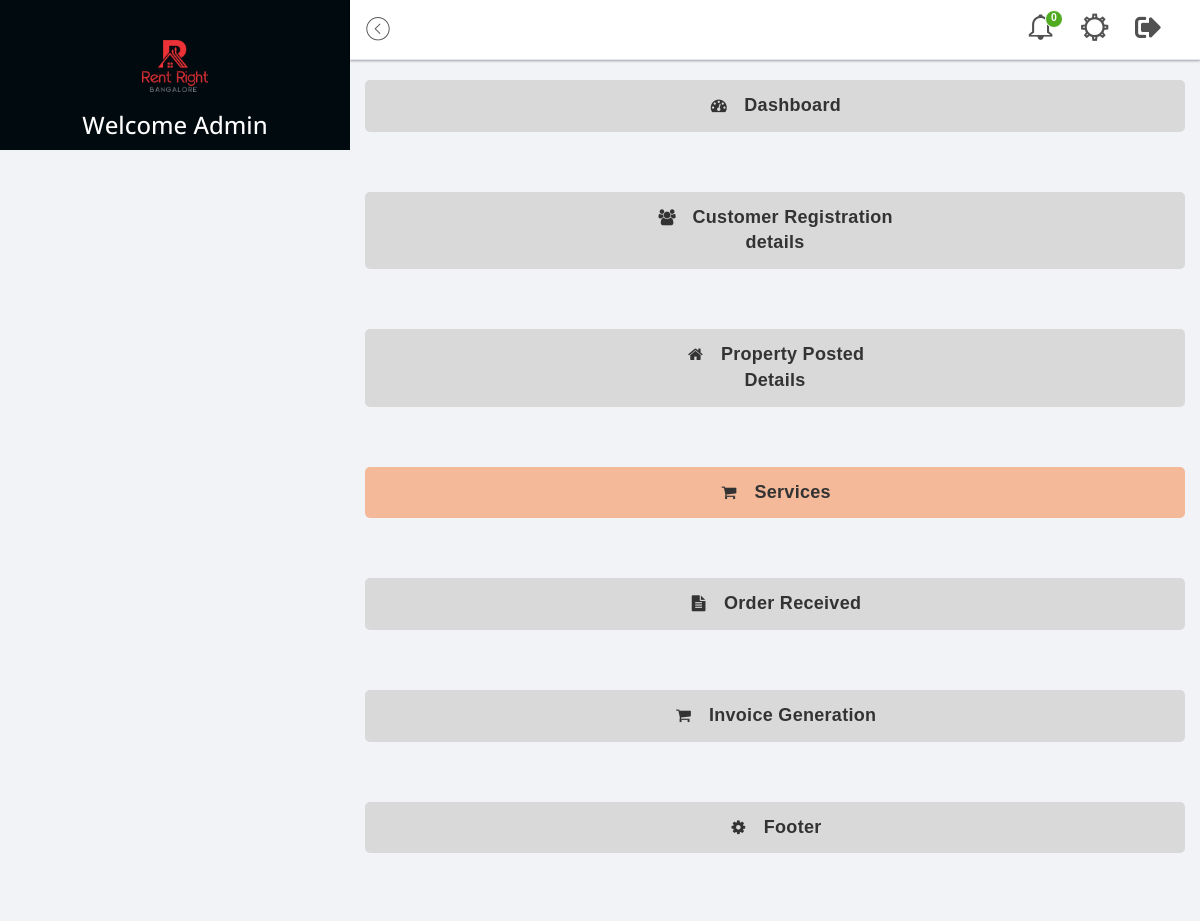
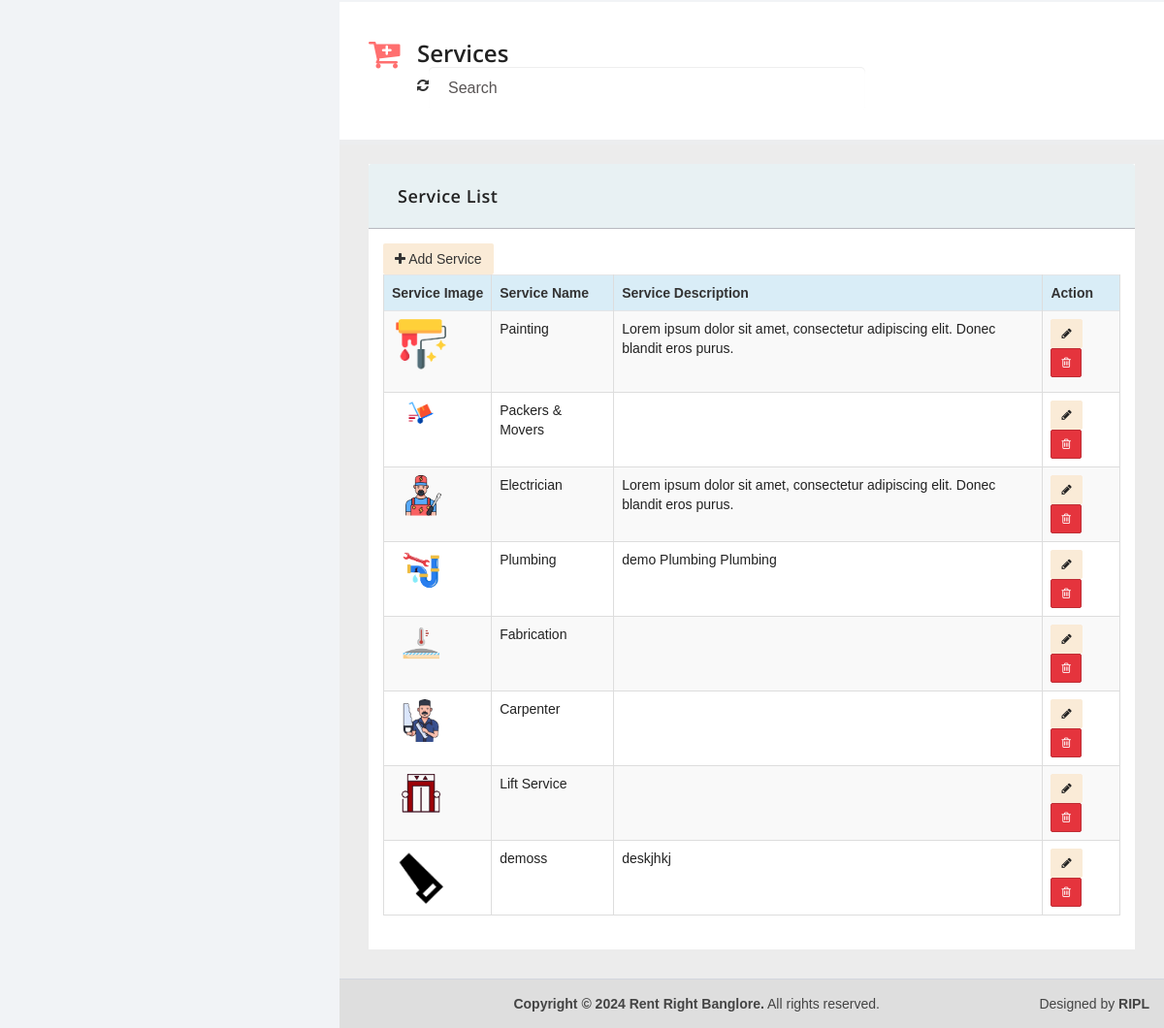
The page /service.php (signed in) on the database its author committed (2 pictures, top to bottom).
### tables this page shows
CREATE TABLE `services` (
  `id` int(11) NOT NULL,
  `service_img` varchar(255) NOT NULL,
  `service_name` varchar(255) NOT NULL,
  `service_description` varchar(255) NOT NULL
);

### service.php (the view, shortened to what this page needs)
<?php
include('../connection.php');
$query = "SELECT * FROM services";
$res = mysqli_query($conn, $query);
?>
<!DOCTYPE html>
<html lang="en">
<head>
    <?php include('admin-link.php'); ?>
</head>
<body class="hold-transition sidebar-mini">
    <div class="wrapper">
        <?php include('header.php'); ?>
        <?php include('sidebar.php'); ?>
        <div class="content-wrapper">
            <section class="content-header">
                <div class="header-icon">
                    <i class="fa fa-cart-plus"></i>
                </div>
                <div class="header-title">
                    <h1>Services</h1>
                    <div class="searchbar">
                        <form class="search-bar" role="search" method="POST">
                            <input class="form-control me-2" type="search" name="search_query" placeholder="Search" aria-label="Search">
                        </form>
                        <button type="button" class="btn-reset" onclick="window.location.href='service'">
                            <i class="fa fa-refresh home_reset" aria-hidden="true"></i>
                        </button>
                    </div>
                </div>
            </section>
            <section class="content">
                <div class="row">
                    <?php if (mysqli_num_rows($res) > 0) { ?>
                    <div class="col-sm-12 col-md-12">
                        <div class="panel panel-bd panel-shadow">
                            <div class="panel-heading">
                                <div class="btn-group left-start">
                                    <h4>Service List</h4>
                                </div>
                            </div>
                            <div class="panel-body">
                                <div class="btn-group">
                                    <a href="#" class="btn btn-add" data-toggle="modal" data-target="#adduser">
                                        <i class="fa fa-plus"></i> Add Service
                                    </a>
                                </div>
                                <div class="table-responsive">
                                    <table id="dataTableExample1" class="table table-bordered table-striped table-hover">
                                        <thead>
                                            <tr class="info">
                                                <th>Service Image</th>
                                                <th>Service Name</th>
                                                <th>Service Description</th>
                                                <th>Action</th>
                                            </tr>
                                        </thead>
                                        <tbody>
                                            <?php while ($row = mysqli_fetch_assoc($res)) { ?>
                                            <tr>
                                                <td>
                                                    <img src="../uploads/services/<?php echo htmlspecialchars($row['service_img']); ?>" alt="Service Image" width="60" >
                                                </td>
                                                <td><?php echo htmlspecialchars($row['service_name']); ?></td>
                                                <td><?php echo htmlspecialchars($row['service_description']); ?></td>
                                                <td>
                                                    <button type="button" class="btn btn-add btn-sm" data-toggle="modal" data-target="#update"
                                                        onclick="setUpdateModal('<?php echo $row['id']; ?>', '<?php echo htmlspecialchars($row['service_name']); ?>',
                                                        '<?php echo htmlspecialchars($row['service_description']); ?>', '<?php echo htmlspecialchars($row['service_img']); ?>')">
                                                        <i class="fa fa-pencil"></i>
                                                    </button>
                                                    <button type="button" class="btn btn-danger btn-sm" data-toggle="modal" data-target="#customer2"
                                                        onclick="setDeleteModal('<?php echo $row['id']; ?>')">
                                                        <i class="fa fa-trash-o"></i>
                                                    </button>
                                                </td>
                                            </tr>
                                            <?php } ?>
                                        </tbody>
                                    </table>
                                </div>
                            </div>
                        </div>
                    </div>
                    <?php } else { ?>
                    <div class="alert alert-warning">No records found</div>
                    <?php } ?>
                </div>
            </section>
        </div>
        <?php include('copy.php'); ?>
    </div>
</body>
</html>

### css/style.css (style rules this page uses)
* { padding: 0px; margin: 0px; font-family: Arial, Helvetica, sans-serif; }
body { font-family: Arial, Helvetica, sans-serif; margin: 0; padding: 0; color: #333; }
a { color: inherit !important; text-decoration: none !important; border: 0 !important; }
.search-bar input { border: none; outline: none; width: 100%; font-size: 16px; background: transparent; }
.search-bar input::placeholder { color: #332e2ecf; }
body { font-family: Arial, sans-serif; }

### rows shown on the page
services: service_img (picture), service_name "Painting", service_description "Lorem ipsum dolor sit amet, consectetur adipiscing elit. Donec blandit eros purus."
services: service_img (picture), service_name "Packers & Movers"
services: service_img (picture), service_name "Electrician", service_description "Lorem ipsum dolor sit amet, consectetur adipiscing elit. Donec blandit eros purus."
services: service_img (picture), service_name "Plumbing", service_description "demo Plumbing Plumbing"
services: service_img (picture), service_name "Fabrication"
services: service_img (picture), service_name "Carpenter"
services: service_img (picture), service_name "Lift Service"
services: service_img (picture), service_name "demoss", service_description "deskjhkj"

### other values the page prints
$new_registrations_count "0"
